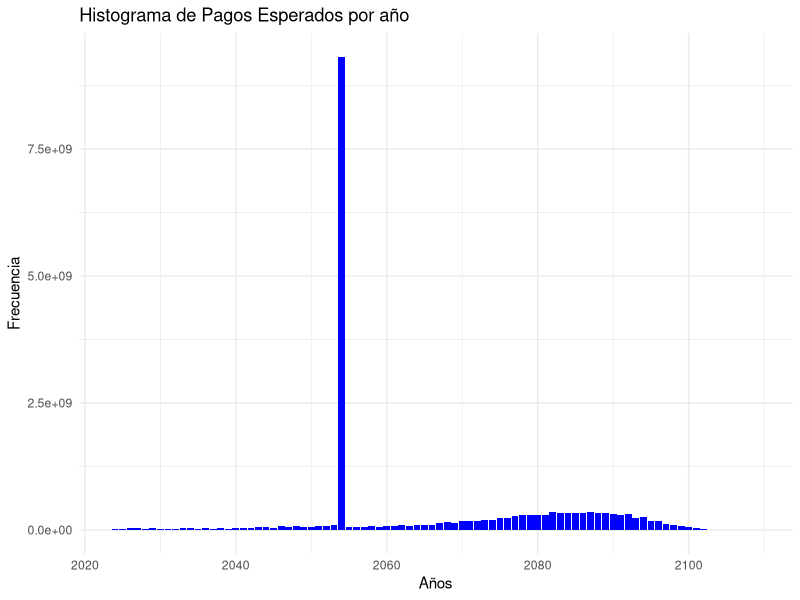

The R source for this figure:
## ---- chunk 1
knitr::opts_chunk$set(echo = TRUE)
## ---- chunk 2
#Se cargan las librerías necesarias
library(readxl)
library(dplyr)
library(ggplot2)
## ---- chunk 3
#Se carga la base de datos
tabla_vida <- read_excel("tavid2000-2150.xls",
                         col_types = c("numeric", "numeric", "numeric", 
                         "numeric", "numeric", "numeric", "numeric"))

#Se filtra la base de datos para obtener los datos de un hombre nacido en 1994 
#con edades mayor o igual a 30

datos <- subset(tabla_vida, sex == 1 & ynac == 1994 & edad >=30, select = c(edad,qx, year))

#Se obtienen las probabilidades de sobrevivencia

px <- 1- datos$qx

#Se añaden las probabilidades de sobrevivencia a la base datos
datos$px <- px

qx<- datos$qx
suma_asegurada_1 <- 10^6
suma_asegurada_2 <- 2*10^6

#--------------------MCMC---------------------------------|   

#Se simulan diversas trayectorias de vida de la persona
set.seed(2901)
iteraciones=10^4
n=length(px)
pago <- rep(0, 86)

for (i in 1:iteraciones) {
  U <- runif(n)  # Se toman como probabilidades de muerte
  t <- 1
  cont <- 1
  
  #Determinación del año de fallecimiento
  while (t == 1) {
    if (U[cont] < px[cont]) {
      cont <- cont + 1
    } else {
      t <- 0
    }
  }
  año_fallecimiento <- cont - 1
  
  #Asignar los pagos correspondientes al año de fallecimiento
  if (año_fallecimiento < 30) {
    pago[año_fallecimiento + 1] <- pago[año_fallecimiento + 1] + suma_asegurada_2 
  } else if (año_fallecimiento ==30) {
    pago[31] <- pago[31]+ suma_asegurada_1
  }else {
    pago[31] <- pago[31] + suma_asegurada_1 
    pago[año_fallecimiento + 1] <- pago[año_fallecimiento + 1] + suma_asegurada_1
  }
}

resultado <- data.frame("Años pago"= datos$year, "Pago" = pago)

## ---- chunk 4
ggplot(data = resultado, aes(x = Años.pago, y = Pago)) +  
  geom_bar(stat = "identity", fill = "blue") +  
  labs(title = "Histograma de Pagos Esperados por año", x = "Años", y = "Frecuencia")+
  theme_minimal()
